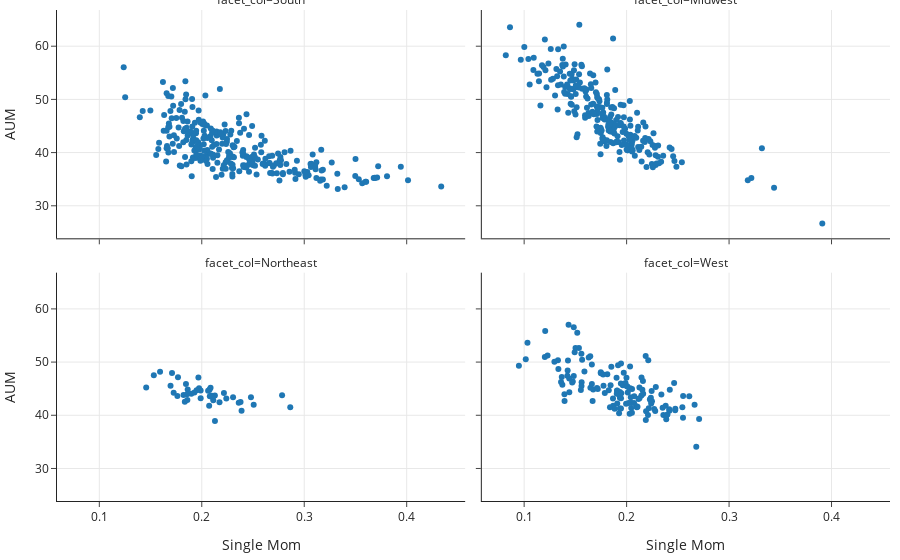

Notebook cell for this chart:
### Markdown cell above
Under a one-hot encoding, each model parameter represents
the model's expected difference between that
region and the Northeast.
For instance, the West has a coefficient of 1.17, which means that the model
predicts that commuting zones in the West will have 1.17 higher AUM than
the Northeast on average.
Likewise, the model predicts that the South has 3.25 lower AUM than the
Northeast.
In other words, the coefficients tell us how the model adjusts the
AUM relative to the Northeast.

### Code cell
fig = px.scatter(x=cz_df['single_mom'], y=cz_df['aum'], 
                 facet_col=cz_df['region'], facet_col_wrap=2,
                labels={
                     "y": "AUM",
                     "x": "Single Mom"},)
fig

### Figure 1 — Plotly figure (JSON) as saved in the notebook; plotly's stock layout.template omitted (floating-point values rounded to 4 significant figures; data arrays with more than 128 entries replaced by an {"elided": "..."} marker saying what was removed)
{"data": [{"hovertemplate": "facet_col=South<br>Single Mom=%{x}<br>AUM=%{y}<extra></extra>", "legendgroup": "", "marker": {"color": "#1F77B4", "symbol": "circle"}, "mode": "markers", "name": "", "orientation": "v", "showlegend": false, "type": "scatter", "x": {"elided": "285 float values"}, "xaxis": "x3", "y": {"elided": "285 float values"}, "yaxis": "y3"}, {"hovertemplate": "facet_col=Midwest<br>Single Mom=%{x}<br>AUM=%{y}<extra></extra>", "legendgroup": "", "marker": {"color": "#1F77B4", "symbol": "circle"}, "mode": "markers", "name": "", "orientation": "v", "showlegend": false, "type": "scatter", "x": {"elided": "240 float values"}, "xaxis": "x4", "y": {"elided": "240 float values"}, "yaxis": "y4"}, {"hovertemplate": "facet_col=Northeast<br>Single Mom=%{x}<br>AUM=%{y}<extra></extra>", "legendgroup": "", "marker": {"color": "#1F77B4", "symbol": "circle"}, "mode": "markers", "name": "", "orientation": "v", "showlegend": false, "type": "scatter", "x": [0.1532, 0.1768, 0.2086, 0.2128, 0.1859, 0.1593, 0.171, 0.1846, 0.1967, 0.1863, 0.1695, 0.1856, 0.2388, 0.2361, 0.1989, 0.209, 0.2507, 0.2216, 0.1973, 0.195, 0.2079, 0.2305, 0.224, 0.1835, 0.2784, 0.1457, 0.1898, 0.2072, 0.2129, 0.1762, 0.2112, 0.1822, 0.2077, 0.1928, 0.248, 0.2105, 0.2062, 0.2864, 0.2378, 0.1726, 0.1989, 0.2173], "xaxis": "x", "y": [47.52, 47.13, 45.19, 43.71, 42.88, 48.18, 47.93, 45.88, 47.1, 44.84, 45.53, 43.95, 40.85, 42.34, 44.64, 43.73, 41.97, 44.2, 45.08, 44.71, 43.6, 43.41, 43.15, 42.55, 43.76, 45.22, 44.06, 41.78, 38.94, 43.64, 42.81, 43.81, 44.84, 44.27, 43.37, 43.4, 44.61, 41.49, 42.51, 44.24, 43.18, 42.45], "yaxis": "y"}, {"hovertemplate": "facet_col=West<br>Single Mom=%{x}<br>AUM=%{y}<extra></extra>", "legendgroup": "", "marker": {"color": "#1F77B4", "symbol": "circle"}, "mode": "markers", "name": "", "orientation": "v", "showlegend": false, "type": "scatter", "x": {"elided": "138 float values"}, "xaxis": "x2", "y": {"elided": "138 float values"}, "yaxis": "y2"}], "layout": {"annotations": [{"font": {}, "showarrow": false, "text": "facet_col=Northeast", "x": 0.245, "xanchor": "center", "xref": "paper", "y": 0.465, "yanchor": "bottom", "yref": "paper"}, {"font": {}, "showarrow": false, "text": "facet_col=West", "x": 0.755, "xanchor": "center", "xref": "paper", "y": 0.465, "yanchor": "bottom", "yref": "paper"}, {"font": {}, "showarrow": false, "text": "facet_col=South", "x": 0.245, "xanchor": "center", "xref": "paper", "y": 1.0, "yanchor": "bottom", "yref": "paper"}, {"font": {}, "showarrow": false, "text": "facet_col=Midwest", "x": 0.755, "xanchor": "center", "xref": "paper", "y": 1.0, "yanchor": "bottom", "yref": "paper"}], "autosize": true, "legend": {"tracegroupgap": 0}, "xaxis": {"anchor": "y", "autorange": true, "domain": [0, 0.49], "range": [0.05766, 0.4581], "title": {"text": "Single Mom"}, "type": "linear"}, "xaxis2": {"anchor": "y2", "autorange": true, "domain": [0.51, 1], "matches": "x", "range": [0.05766, 0.4581], "title": {"text": "Single Mom"}, "type": "linear"}, "xaxis3": {"anchor": "y3", "autorange": true, "domain": [0, 0.49], "matches": "x", "range": [0.05766, 0.4581], "showticklabels": false, "type": "linear"}, "xaxis4": {"anchor": "y4", "autorange": true, "domain": [0.51, 1], "matches": "x", "range": [0.05766, 0.4581], "showticklabels": false, "type": "linear"}, "yaxis": {"anchor": "x", "autorange": true, "domain": [0, 0.465], "range": [23.24, 67.46], "title": {"text": "AUM"}, "type": "linear"}, "yaxis2": {"anchor": "x2", "autorange": true, "domain": [0, 0.465], "matches": "y", "range": [23.24, 67.46], "showticklabels": false, "type": "linear"}, "yaxis3": {"anchor": "x3", "autorange": true, "domain": [0.535, 1.0], "matches": "y", "range": [23.24, 67.46], "title": {"text": "AUM"}, "type": "linear"}, "yaxis4": {"anchor": "x4", "autorange": true, "domain": [0.535, 1.0], "matches": "y", "range": [23.24, 67.46], "showticklabels": false, "type": "linear"}}}
